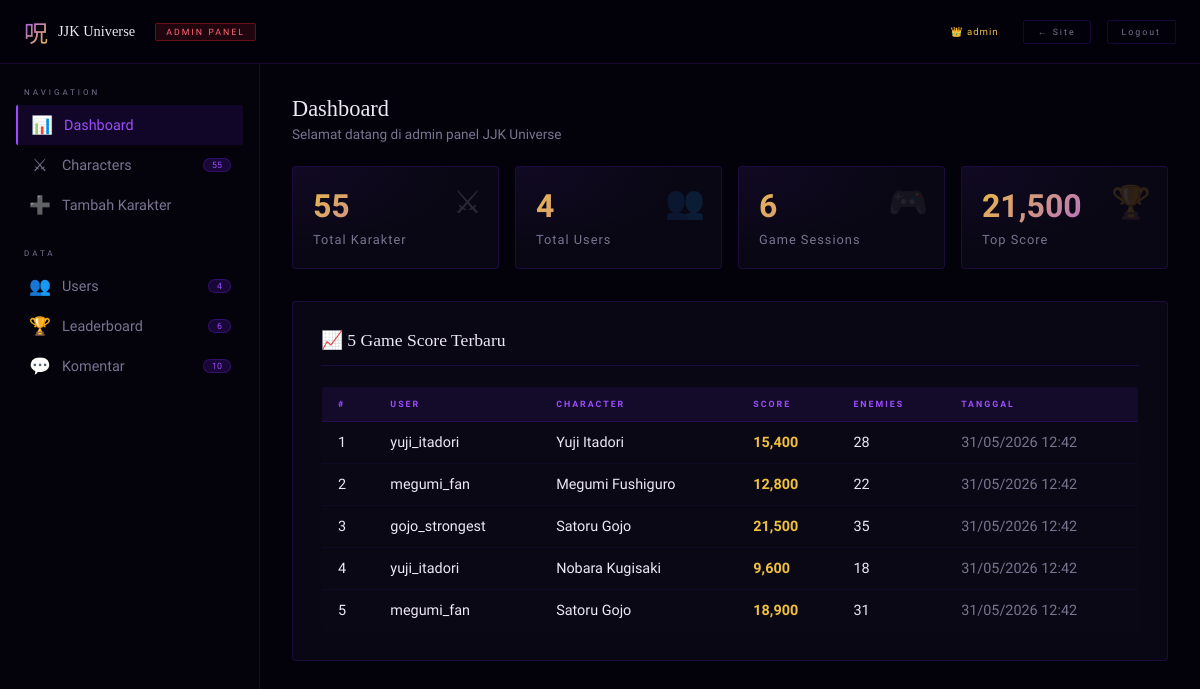
Page /admin/dashboard.php (signed in) on the committed database.
### tables this page shows
CREATE TABLE IF NOT EXISTS game_scores (
    id               INT   AUTO_INCREMENT PRIMARY KEY,
    user_id          INT   NOT NULL,
    character_used   VARCHAR(100),
    score            INT   DEFAULT 0,
    enemies_defeated INT   DEFAULT 0,
    played_at        TIMESTAMP DEFAULT CURRENT_TIMESTAMP,
    FOREIGN KEY (user_id) REFERENCES users(id) ON DELETE CASCADE
);

CREATE TABLE IF NOT EXISTS users (
    id          INT           AUTO_INCREMENT PRIMARY KEY,
    username    VARCHAR(50)   NOT NULL UNIQUE,
    email       VARCHAR(100)  NOT NULL UNIQUE,
    password    VARCHAR(255)  NOT NULL,
    role        ENUM('admin','user') DEFAULT 'user',
    avatar      VARCHAR(255)  DEFAULT NULL,
    created_at  TIMESTAMP     DEFAULT CURRENT_TIMESTAMP
);

### includes/config.php (called while the page is built, shortened)
<?php
function getDB() {
    static $conn = null;
    if ($conn === null) {
        $conn = new mysqli(DB_HOST, DB_USER, DB_PASS, DB_NAME);
        $conn->set_charset('utf8mb4');
    }
    return $conn;
}
function getAllCharacters($limit = null, $search = '') {
    $db = getDB();
    $sql = "SELECT * FROM characters";
    $sql .= " ORDER BY attack_power DESC";
    $stmt = $db->prepare($sql);
    $stmt->execute();
    return $stmt->get_result()->fetch_all(MYSQLI_ASSOC);
}
?>

### admin/dashboard.php (the view, shortened to what this page needs)
<?php
require_once '../includes/config.php';
$characters = getAllCharacters();
$db = getDB();
$userCount = $db->query("SELECT COUNT(*) FROM users")->fetch_row()[0];
$commentCount = $db->query("SELECT COUNT(*) FROM comments")->fetch_row()[0];
$scoreCount = $db->query("SELECT COUNT(*) FROM game_scores")->fetch_row()[0];
$topScore = $db->query("SELECT MAX(score) FROM game_scores")->fetch_row()[0] ?? 0;
?>
<!DOCTYPE html>
<html lang="id">
<head>
</head>
<body>
<div class="topbar">
    <a href="../index.php" class="topbar-logo">
        <span class="tl-sym">呪</span>
        <span class="tl-text">JJK Universe</span>
    </a>
    <div class="topbar-badge">ADMIN PANEL</div>
    <span class="topbar-user">👑 <?= htmlspecialchars($_SESSION['username'] ?? '') ?></span>
    <a href="../index.php" class="btn-topbar">← Site</a>
    <a href="../pages/logout.php" class="btn-topbar">Logout</a>
</div>
<div class="layout">
    <div class="sidebar">
        <div class="sidebar-section">
            <span class="sidebar-label">Navigation</span>
            <button class="sidebar-item active" id="nav-dashboard" onclick="showPanel('dashboard')">
                <span class="sidebar-icon">📊</span> Dashboard
            </button>
            <button class="sidebar-item" id="nav-characters" onclick="showPanel('characters')">
                <span class="sidebar-icon">⚔</span> Characters
                <span class="sidebar-count"><?= count($characters) ?></span>
            </button>
            <button class="sidebar-item" id="nav-add-char" onclick="showPanel('add-char')">
                <span class="sidebar-icon">➕</span> Tambah Karakter
            </button>
        </div>
        <div class="sidebar-section">
            <span class="sidebar-label">Data</span>
            <button class="sidebar-item" id="nav-users" onclick="showPanel('users')">
                <span class="sidebar-icon">👥</span> Users
                <span class="sidebar-count"><?= $userCount ?></span>
            </button>
            <button class="sidebar-item" id="nav-scores" onclick="showPanel('scores')">
                <span class="sidebar-icon">🏆</span> Leaderboard
                <span class="sidebar-count"><?= $scoreCount ?></span>
            </button>
            <button class="sidebar-item" id="nav-comments" onclick="showPanel('comments')">
                <span class="sidebar-icon">💬</span> Komentar
                <span class="sidebar-count"><?= $commentCount ?></span>
            </button>
        </div>
    </div>
    <div class="main-area">
        <div class="panel active" id="panel-dashboard">
            <div class="page-header">
                <div>
                    <div class="page-title">Dashboard</div>
                    <div class="page-sub">Selamat datang di admin panel JJK Universe</div>
                </div>
            </div>
            <div class="stats-grid">
                <div class="stat-card">
                    <span class="stat-icon">⚔</span>
                    <span class="stat-num"><?= count($characters) ?></span>
                    <span class="stat-label">Total Karakter</span>
                </div>
                <div class="stat-card">
                    <span class="stat-icon">👥</span>
                    <span class="stat-num"><?= $userCount ?></span>
                    <span class="stat-label">Total Users</span>
                </div>
                <div class="stat-card">
                    <span class="stat-icon">🎮</span>
                    <span class="stat-num"><?= $scoreCount ?></span>
                    <span class="stat-label">Game Sessions</span>
                </div>
                <div class="stat-card">
                    <span class="stat-icon">🏆</span>
                    <span class="stat-num"><?= number_format($topScore) ?></span>
                    <span class="stat-label">Top Score</span>
                </div>
            </div>
            <div class="form-card">
                <div class="form-card-title">📈 5 Game Score Terbaru</div>
                <?php
                $recent = $db->query("SELECT gs.*, u.username FROM game_scores gs JOIN users u ON gs.user_id = u.id ORDER BY gs.played_at DESC LIMIT 5")->fetch_all(MYSQLI_ASSOC);
                ?>
                <table class="data-table">
                    <thead><tr><th>#</th><th>User</th><th>Character</th><th>Score</th><th>Enemies</th><th>Tanggal</th></tr></thead>
                    <tbody>
                    <?php foreach ($recent as $i => $r): ?>
                    <tr>
                        <td><?= $i+1 ?></td>
                        <td><?= htmlspecialchars($r['username']) ?></td>
                        <td><?= htmlspecialchars($r['character_used']??'-') ?></td>
                        <td><strong style="color:var(--gold)"><?= number_format($r['score']) ?></strong></td>
                        <td><?= $r['enemies_defeated'] ?></td>
                        <td style="color:var(--text-muted)"><?= date('d/m/Y H:i', strtotime($r['played_at'])) ?></td>
                    </tr>
                    <?php endforeach; ?>
                    </tbody>
                </table>
            </div>
        </div>
    </div>
</div>
</body>
</html>

### rows in the picture
game_scores: user.username "yuji_itadori", character_used "Yuji Itadori", score "15,400", enemies_defeated "28", played_at "31/05/2026 12:42"
game_scores: user.username "megumi_fan", character_used "Megumi Fushiguro", score "12,800", enemies_defeated "22", played_at "31/05/2026 12:42"
game_scores: user.username "gojo_strongest", character_used "Satoru Gojo", score "21,500", enemies_defeated "35", played_at "31/05/2026 12:42"
game_scores: user.username "yuji_itadori", character_used "Nobara Kugisaki", score "9,600", enemies_defeated "18", played_at "31/05/2026 12:42"
game_scores: user.username "megumi_fan", character_used "Satoru Gojo", score "18,900", enemies_defeated "31", played_at "31/05/2026 12:42"

### other values in the picture
$_SESSION['username'] "admin"
count($characters) "55"
$userCount "4"
$scoreCount "6"
$commentCount "10"
$topScore "21,500"
